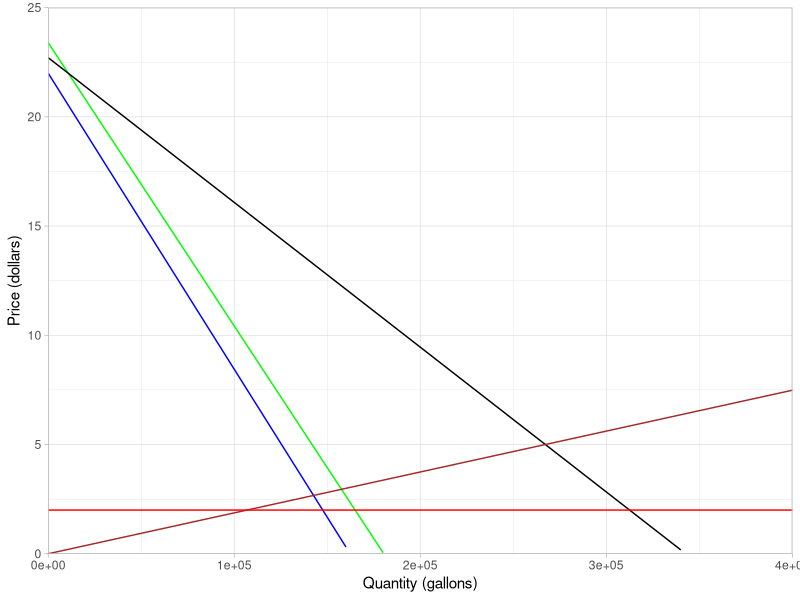
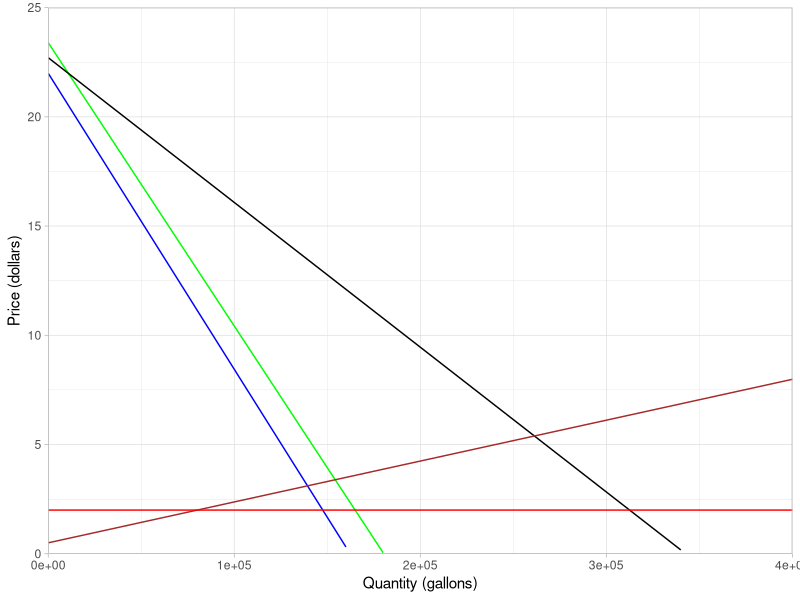
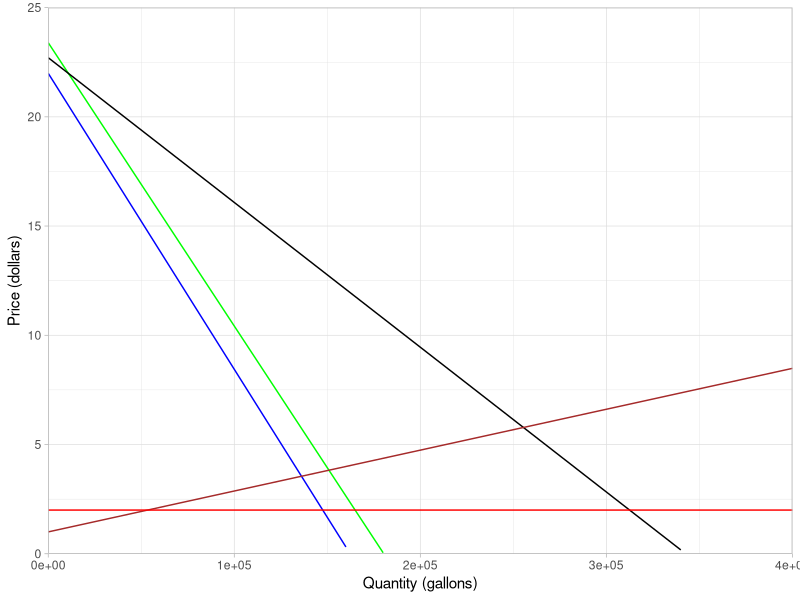

These charts were generated, in order, by the following R code:
## ---- chunk 1
knitr::opts_chunk$set(echo = TRUE)
## ---- chunk 2

#load packages and read in data

library(tidyverse)
library(ggplot2)

gas <- read_csv("Gas_Data.csv")
## ---- chunk 3

#Part 1. 

#complete linear regression to find demand equations

#low demand 

low_demandlm <- lm(Price_Dollars ~ Q_Low_Gallons_per_Day, data = gas)

low_demandlm

#high demand

high_demandlm <- lm(Price_Dollars ~ Q_High_Gallons_per_Day, data = gas)

high_demandlm



## ---- chunk 4
#define functions and plot

Q_low <- function(x) 21.9908534 - 0.0001355 * x
Q_high <- function(x) 23.3914418 - 0.0001297 * x
Q_ag <- function(x) 22.70646323 - 0.000066268 * x
supply <- function(x) x * .000018713
mec <- function(x) 2

status_quo <- ggplot(data.frame(x = c(70000, 500000), y = c(0, 30)), aes(x = x, y = y)) +
  stat_function(fun = Q_low, geom = "line", color = "blue") +
  stat_function(fun = Q_high, geom = "line", color = "green") +
  stat_function(fun = Q_ag, geom = "line", color = "black") +
  stat_function(fun = supply, geom = "line", color = "brown") +
  stat_function(fun = mec, geom = "line", color = "red") +
  scale_x_continuous(expand = c(0,0), limits = c(0,400000)) +
  scale_y_continuous(expand = c(0,0), limits = c(0,25)) +
  labs(x = "Quantity (gallons)", y = "Price (dollars)") +
  theme_light()

status_quo


## ---- chunk 5
#define the functions and plot

Q_low <- function(x) 21.9908534 - 0.0001355 * x
Q_high <- function(x) 23.3914418 - 0.0001297 * x
Q_ag <- function(x) 22.70646323 - 0.000066268 * x
supply_tax1 <- function(x) .50 + x * .000018713
mec <- function(x) 2

tax_3 <- ggplot(data.frame(x = c(70000, 500000), y = c(0, 30)), aes(x = x, y = y)) +
  stat_function(fun = Q_low, geom = "line", color = "blue") +
  stat_function(fun = Q_high, geom = "line", color = "green") +
  stat_function(fun = Q_ag, geom = "line", color = "black") +
  stat_function(fun = supply_tax1, geom = "line", color = "brown") +
  stat_function(fun = mec, geom = "line", color = "red") +
  scale_x_continuous(expand = c(0,0), limits = c(0,400000)) +
  scale_y_continuous(expand = c(0,0), limits = c(0,25)) +
  labs(x = "Quantity (gallons)", y = "Price (dollars)") +
  theme_light()

tax_3


## ---- chunk 6
#$1 tax 

#define the functions and plot

Q_low <- function(x) 21.9908534 - 0.0001355 * x
Q_high <- function(x) 23.3914418 - 0.0001297 * x
Q_ag <- function(x) 22.70646323 - 0.000066268 * x
supply_tax4_1 <- function(x) 1 + x * .000018713
mec <- function(x) 2

tax4_1 <- ggplot(data.frame(x = c(70000, 500000), y = c(0, 30)), aes(x = x, y = y)) +
  stat_function(fun = Q_low, geom = "line", color = "blue") +
  stat_function(fun = Q_high, geom = "line", color = "green") +
  stat_function(fun = Q_ag, geom = "line", color = "black") +
  stat_function(fun = supply_tax4_1, geom = "line", color = "brown") +
  stat_function(fun = mec, geom = "line", color = "red") +
  scale_x_continuous(expand = c(0,0), limits = c(0,400000)) +
  scale_y_continuous(expand = c(0,0), limits = c(0,25)) +
  labs(x = "Quantity (gallons)", y = "Price (dollars)") +
  theme_light()

tax4_1
